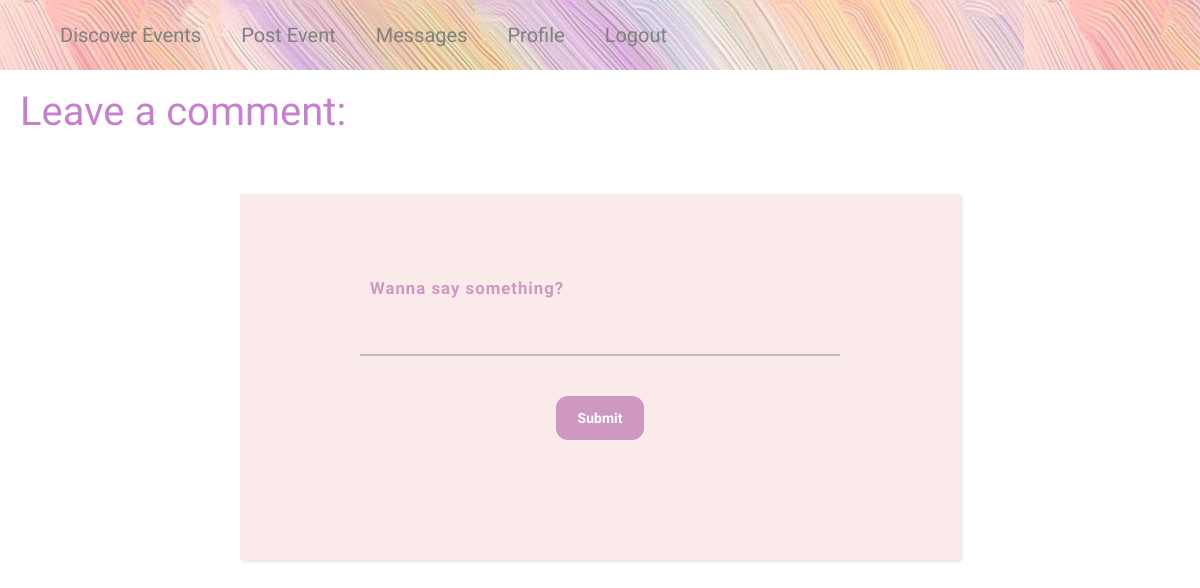
/post/2/comment (signed in), run on an earlier commit of the app's database.
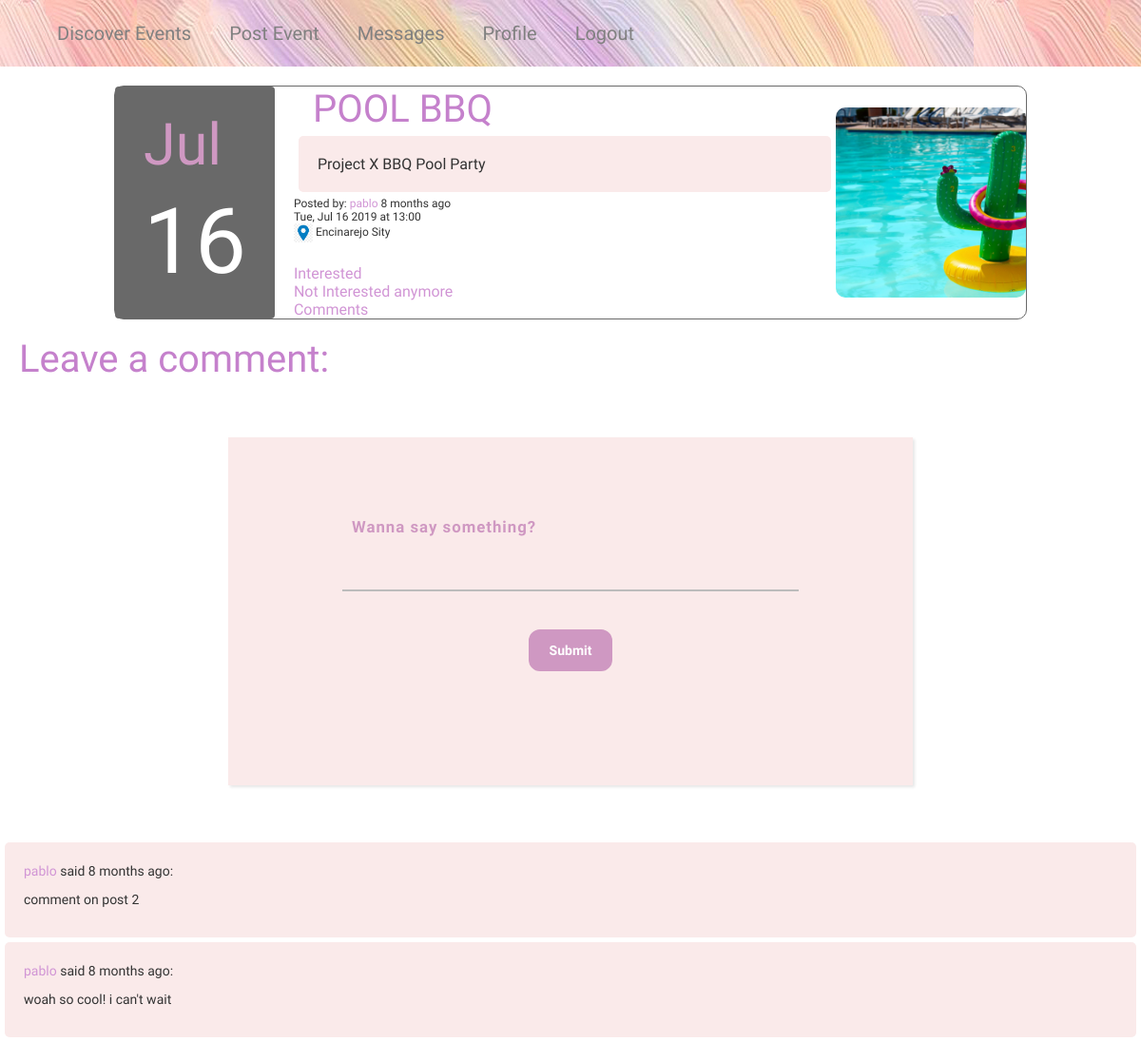
And on a later commit of the database.
### app/models.py (models this page shows, shortened)
class Post(db.Model):
    __tablename__ = 'post'
    id = db.Column(db.Integer, primary_key=True)
    title = db.Column(db.String(25))
    eventphoto = db.Column(db.String(50))
    date = db.Column(db.DateTime)
    time = db.Column(db.DateTime)
    venue = db.Column(db.String(70))
    body = db.Column(db.String(140))
    timestamp = db.Column(db.DateTime, index=True, default=datetime.utcnow)
    user_id = db.Column(db.Integer, db.ForeignKey('user.id'))
    userlist = db.relationship('UserList', backref='event_interested', lazy='dynamic')
    comments = db.relationship('Comment', backref='post', lazy='dynamic')

class User(UserMixin, db.Model):
    __tablename__ = 'user'
    id = db.Column(db.Integer, primary_key=True)
    username = db.Column(db.String(64), index=True, unique=True)
    email = db.Column(db.String(120), index=True, unique=True)
    password_hash = db.Column(db.String(128))
    profilepic = db.Column(db.String(50))
    posts = db.relationship('Post', backref='author', lazy='dynamic')
    about_me = db.Column(db.String(200))
    last_seen = db.Column(db.DateTime, default=datetime.utcnow)
    followed = db.relationship(
        'User', secondary=followers,
        primaryjoin=(followers.c.follower_id == id),
        secondaryjoin=(followers.c.followed_id == id),
        backref=db.backref('followers', lazy='dynamic'), lazy='dynamic')
    messages_sent = db.relationship('Message',foreign_keys='Message.sender_id',backref='author', lazy='dynamic')
    messages_received = db.relationship('Message',foreign_keys='Message.recipient_id',backref='recipient', lazy='dynamic')
    last_message_read_time = db.Column(db.DateTime)
    notifications = db.relationship('Notification', backref='user',lazy='dynamic')
    def new_messages(self):
        last_read_time = self.last_message_read_time or datetime(1900, 1, 1)
        return Message.query.filter_by(recipient=self).filter(
            Message.timestamp > last_read_time).count()

class Comment(db.Model):
    __tablename__="comments"
    id = db.Column(db.Integer, primary_key=True)
    post_id = db.Column(db.Integer, db.ForeignKey('post.id'))
    username = db.Column(db.String(20))
    body = db.Column(db.String(300))
    timestamp = db.Column(db.DateTime, index=True, default=datetime.utcnow)

### main.py (the view)
@app.route('/post/<post_id>/comment', methods=['GET', 'POST'])
@login_required
def comment(post_id):
    post = Post.query.get(post_id)
    form = CommentForm()
    comments = []
    try:
        comments = post.comments.order_by(Comment.timestamp.desc())
    except:
        pass
    if form.validate_on_submit():
        comment = Comment(
            username = current_user.username,
            body = form.body.data,
            post = post)
        db.session.add(comment)
        db.session.commit()
        flash('Your comment has been posted :)')
        return render_template('showEvent.html', form=form, post=post, comments=comments)
    else:
        return render_template('showEvent.html', form=form, post=post, comments=comments)

### app/forms.py
class CommentForm(FlaskForm):
    body = TextAreaField('Wanna say something?', validators=[DataRequired()])
    submit = SubmitField('Submit')

### app/models.py (called while the page is built)
@login.user_loader
def load_user(id):
    return User.query.get(int(id))

### main.py (called while the page is built)
@app.before_request
def before_request():
    if current_user.is_authenticated:
        current_user.last_seen = datetime.utcnow()
        db.session.commit()

### app/templates/showEvent.html (shortened to what this page needs)
<head>
  <link rel="stylesheet" href="{{ url_for('static', filename='css/style.css') }}"/>
</head>
{% extends "base.html" %}
{% block app_content %}
{% if post %}
  {% include '_post.html' %}
{% endif %}
{% if form %}
<h1 class="event-name">Leave a comment:</h1>
<form class="postform back-form" action="" method="post">
  <label class="post-label">
    {{ form.body.label (class="label-txt") }}
    {{ form.body (class="input") }}
    <div class="line-box">
    </div>
  </label>
  <label class="post-label">
    {{ form.submit (class="button") }}
  </label>
</form>
{% endif %}
{% if comments %}
  {% for c in comments %}
  <div class="event-description" width="70%">
    <p>
      <a class="link" href="{{ url_for('user', username=c.username) }}">{{ c.username }}</a>
      said {{ moment(c.timestamp).fromNow() }}:
    </p>
    <p>{{ c.body }}</p>
  </div>
  {% endfor %}
{% endif %}
{% endblock %}

### app/templates/base.html (shortened to what this page needs)
{% extends 'bootstrap/base.html' %}
{% block navbar %}
  <div class="nav">
    <ul>
      <li><a href="{{ url_for('explore') }}">Discover Events</a></li>
      <li><a href="{{ url_for('index') }}">Post Event</a></li>
      <li><a href="{{ url_for('messages') }}">Messages
          {% set new_messages = current_user.new_messages() %}
      </a></li>
      <li><a href="{{ url_for('user', username=current_user.username) }}">Profile</a></li>
      <li><a href="{{ url_for('logout') }}">Logout</a></li>
    </ul>
  </div>
{% endblock %}
{% block content %}
    <div>
        {% block app_content %}
        {% endblock %}
    </div>
{% endblock %}

### app/templates/_post.html (shortened to what this page needs)
<head>
  <link rel="stylesheet" href="{{ url_for('static', filename='css/style.css') }}"/>
  <link rel="stylesheet" href="{{ url_for('static', filename='css/style.css') }}"/>
</head>
<div class="post">
  <table>
    <tr class="date">
      <td class="fondo">
        <p class="event-month">{{ post.date.strftime("%b") }}</p>
        <p class="event-day">{{ post.date.strftime("%d") }}</p>
      </td>
      <td class="event">
        <a href="{{ url_for('post', post_id=post.id) }}" class="event-name">
          {{ post.title }}
        </a>
        <br>
        <div class="event-description">
          {{ post.body }}
        </div>
        <div class="event-info">
          Posted by:
          <a class="link" href="{{ url_for('user', username=post.author.username) }}">
            {{ post.author.username }}
          </a>
          {{ moment(post.timestamp).fromNow() }}
          <br>
          {{ post.date.strftime("%a, %b %d %Y") }}
          at {{ post.time.strftime("%H:%M") }}
          <br>
          <img src="../static/images/location.png" height="20px">
          {{ post.venue }}
        </div>
        <br>
        <a class="link" href="{{ url_for('interested', post_id=post.id, user_id=current_user.id) }}">Interested</a>
        <br>
        <a class="link" href="{{ url_for('not_interested', post_id=post.id, user_id=current_user.id) }}">Not Interested anymore</a>
        <br>
        <a class="link" href="{{ url_for('comment', post_id=post.id)}}">Comments</a>
      </td>
      <td class="event-photo">
        <img src="{{ post.eventphoto }}">
      </td>
    </tr>
  </table>
</div>

### app/static/css/style.css (style rules this page uses)
.link { color: #D195D5; font-family: "Didact Gothic"; }
p { font-family: "Didact Gothic"; }
textarea { resize: none; }
.back-form { background-color: #CEEAF7; margin: 0; }
.nav { height: 70px; background-image: url("../images/navbarback.png"); width: 100%; font-family: "Delius Unicase"; }
.nav ul { margin: 0; list-style: none; }
.nav li { font-family: 'Delius Unicase'; font-size: 20px; float: left; }
.nav a { padding: 21px 20px; text-decoration: none; display: inline-block; color: grey; }
.post-label { display: block; position: relative; margin: 40px 0px; }
.input { width: 100%; padding: 10px; background: transparent; border: none; outline: none; }
.line-box { position: relative; width: 100%; height: 2px; background: #BCBCBC; }
.postform { width: 60%; margin: 60px auto; background: #FAEAEA; padding: 60px 120px 80px 120px; text-align: center; -webkit-box-shadow: 2px 2px 3px rgba(0,0,0,0.1); box-shadow: 2px 2px 3px rgba(0,0,0,0.1); }
.label-txt { position: absolute; top: -1.6em; padding: 10px; font-family: "Delius Unicase"; font-size: 1.2em; letter-spacing: 1px; color: #CF98C2; transition: ease .3s; }
.button { background-color: #CF98C2; color: white; font-family: "Delius Unicase"; border-radius: 12px; border: 2px solid #CF98C2; padding: 10px 20px; }
.event { padding-left: 20px; width: 100%; }
.event-name { font-family: 'Delius Unicase'; color: #C581CC; font-size: 40px; padding-left: 20px; }
.event-month { color: #CF98C2; font-size: 61px; font-family: 'Delius Unicase'; }
.event-day { font-size: 96px; text-align: center; font-family: 'Delius Unicase'; color: white; margin-bottom: 0; }
.event-description { background-color: #FAEAEA; border-radius: 5px; padding: 20px; font-family: "Didact Gothic"; margin: 5px; }
.event-photo { align: right; }
.event-photo img { height: 200px; width: 200px; border-radius: 10px; object-fit: cover; }
.event-info { font-family: "Didact Gothic"; font-size: 12px; }
.fondo { background-color: dimgrey; border-radius: 4px; padding: 0 30px; }
table .date { padding: 0 30px; }
.post { border: 1px solid dimgrey; border-radius: 10px; width: 80%; margin: 20px auto; }

What changed in the data, as far as the page shows it:
added Post: date "Jul", date "16", title "POOL BBQ", body "Project X BBQ Pool Party", timestamp "8 months ago", date "Tue, Jul 16 2019", time "13:00", venue "Encinarejo Sity"
added User: author.username "pablo"
added Comment: username "pablo", timestamp "8 months ago", body "comment on post 2"
added Comment: username "pablo", timestamp "8 months ago", body "woah so cool! i can't wait"
Also different on the page:
text now shown: "Posted by: at Interested Not Interested anymore Comments"
